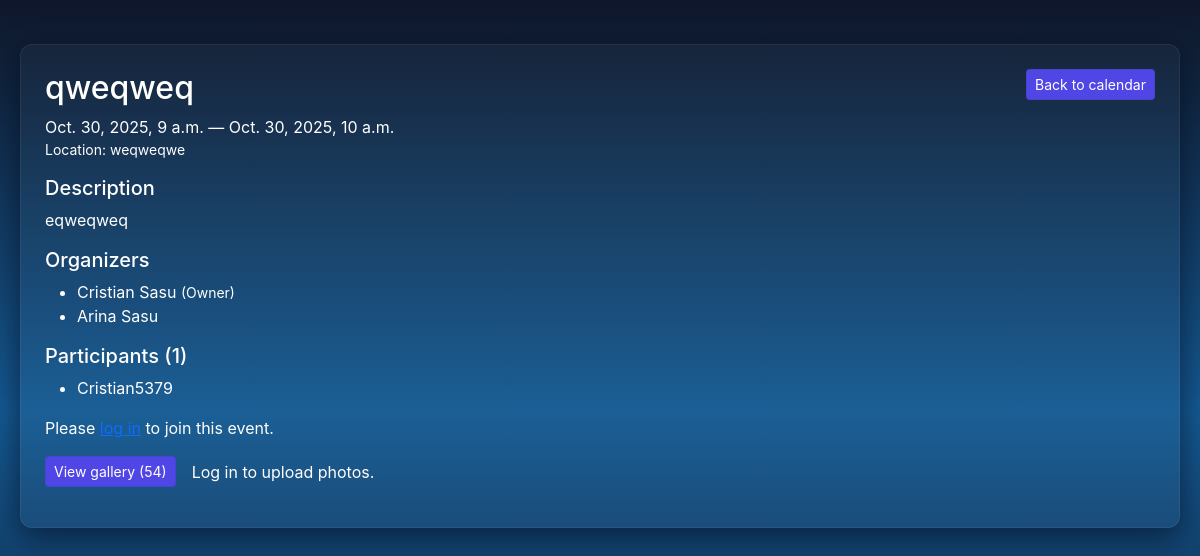
The app's page /events/2/ with its own data.
### events/models.py (models this page shows, shortened)
class Event(models.Model):
    owner = models.ForeignKey(
        settings.AUTH_USER_MODEL,
        null=True,
        blank=True,
        on_delete=models.CASCADE,
        related_name='events'
    )
    title = models.CharField(max_length=200)
    description = models.TextField(blank=True)
    location = models.CharField(max_length=200, blank=True)
    start_time = models.DateTimeField()
    end_time = models.DateTimeField()
    created_at = models.DateTimeField(auto_now_add=True)  # set once when created
    updated_at = models.DateTimeField(auto_now=True)      # updates on every save
    is_deleted = models.BooleanField(default=False)
    deleted_at = models.DateTimeField(null=True, blank=True)
    deleted_by = models.ForeignKey(
        settings.AUTH_USER_MODEL,
        null=True,
        blank=True,
        on_delete=models.SET_NULL,
        related_name='deleted_events'
    )
    participants = models.ManyToManyField(
        settings.AUTH_USER_MODEL,
        blank=True,
        related_name='participating_events'
    )
    organizers = models.ManyToManyField(
        settings.AUTH_USER_MODEL,
        blank=True,
        related_name='organized_events'
    )
    attendees = models.ManyToManyField(
        settings.AUTH_USER_MODEL,
        blank=True,
        related_name='attended_events'
    )
    country = models.ForeignKey(
        'Country',
        null=True,
        blank=True,
        on_delete=models.SET_NULL,
        related_name='events'
    )
    targeted_communities = models.ManyToManyField(
        'Community',
        blank=True,
        related_name='targeted_events'
    )
    event_type = models.ForeignKey(
        'EventType',
        null=True,
        blank=True,
        on_delete=models.SET_NULL,
        related_name='events'
    )
    RECURRENCE_CHOICES = [
        ('none', 'None'),
        ('daily', 'Daily'),
        ('weekly', 'Weekly'),
        ('monthly', 'Monthly'),
    ]
    recurrence_pattern = models.CharField(max_length=20, choices=RECURRENCE_CHOICES, default='none')
    recurrence_interval = models.PositiveIntegerField(default=1, help_text='Interval for recurrence (e.g., every N days/weeks/months)')
    recurrence_end_date = models.DateField(null=True, blank=True, help_text='Optional end date for the recurrence')

### events/views.py (the view, shortened to what this page needs)
# urls.py: path("events/<int:event_id>/", event_detail, name="event_detail"),
def event_detail(request, event_id):
    ev = get_object_or_404(Event, id=event_id, is_deleted=False)
    images = ev.images.all()
    upload_form = EventImageForm()
    return render(request, 'events/event_detail.html', {'event': ev, 'now': timezone.now(), 'images': images, 'upload_form': upload_form})

### events/templates/events/event_detail.html (shortened to what this page needs)
{% load static %}
<!doctype html>
<html>
  <head>
    <link href="https://cdn.jsdelivr.net/npm/bootstrap@5.3.2/dist/css/bootstrap.min.css" rel="stylesheet">
    <link href="{% static 'events/calendar.css' %}" rel="stylesheet">
  </head>
  <body>
    <div class="page-wrap">
      <div class="calendar-card p-4">
        <div class="d-flex justify-content-between align-items-start mb-3">
          <div>
            <h2>{{ event.title }}</h2>
            <div class="text-white">{{ event.start_time }} — {{ event.end_time }}</div>
            {% if event.location %}<div class="small">Location: {{ event.location }}</div>{% endif %}
          </div>
          <div>
            <a class="btn btn-sm btn-outline-light" href="{% url 'calendar' %}">Back to calendar</a>
          </div>
        </div>
        <div class="mb-3">
          <h5>Description</h5>
          <p>{{ event.description|default:'(no description)' }}</p>
        </div>
        <div class="mb-3">
          <h5>Organizers</h5>
          <ul>
            {% if event.owner %}
              <li>
                {% if event.owner.first_name or event.owner.last_name %}
                  {{ event.owner.first_name }} {{ event.owner.last_name }}
                {% else %}
                  {{ event.owner.username }}
                {% endif %}
                <small class="text-white">(Owner)</small>
              </li>
            {% endif %}
            {% for u in event.organizers.all %}
              {% if event.owner and u.id == event.owner.id %}
              {% else %}
                <li>
                  {% if u.first_name or u.last_name %}
                    {{ u.first_name }} {{ u.last_name }}
                  {% else %}
                    {{ u.username }}
                  {% endif %}
                </li>
              {% endif %}
            {% empty %}
              {% if not event.owner %}
                <li class="text-white">Unknown</li>
              {% endif %}
            {% endfor %}
          </ul>
        </div>
        <div class="mb-3">
          {% if event.attendees.count %}
            <h5>Attended ({{ event.attendees.count }})</h5>
            <ul>
              {% for u in event.attendees.all %}
                <li>{{ u.username }}</li>
              {% empty %}
                <li class="text-white">No one has been marked as attended.</li>
              {% endfor %}
            </ul>
          {% else %}
            <h5>Participants ({{ event.participants.count }})</h5>
            <ul>
              {% for u in event.participants.all %}
                <li>{{ u.username }}</li>
              {% empty %}
                <li class="text-white">No participants yet.</li>
              {% endfor %}
            </ul>
          {% endif %}
        </div>
        <div class="mb-3">
          {% if request.user.is_authenticated %}
            {% if request.user in event.participants.all %}
              <form method="post">
                {% csrf_token %}
                <input type="hidden" name="action" value="leave">
                <button class="btn btn-outline-light" type="submit">Leave</button>
              </form>
            {% else %}
              <form method="post">
                {% csrf_token %}
                <input type="hidden" name="action" value="join">
                <button class="btn btn-primary" type="submit">Join</button>
              </form>
            {% endif %}
          {% else %}
            <p class="text-white">Please <a href="{% url 'login' %}?next={% url 'event_detail' event.id %}">log in</a> to join this event.</p>
          {% endif %}
        </div>
        <div class="mb-3 d-flex align-items-center gap-2">
          {% if request.user.is_authenticated %}
            <a class="btn btn-sm btn-outline-light me-2" href="{% url 'event_gallery' event.id %}#upload">View gallery ({{ images.count }})</a>
          {% else %}
            <a class="btn btn-sm btn-outline-light me-2" href="{% url 'event_gallery' event.id %}">View gallery ({{ images.count }})</a>
          {% endif %}
          {% if request.user.is_authenticated %}
            <form method="post" enctype="multipart/form-data" action="{% url 'upload_event_image' event.id %}" class="d-flex align-items-center upload-form">
              {% csrf_token %}
              <label for="id_image_input" class="btn btn-primary upload-btn">📷 Add photos</label>
              <input id="id_image_input" type="file" name="images" accept="image/*" class="d-none" multiple required>
              <span id="selected_filename" class="text-white small ms-2 upload-filename">No files chosen</span>
              <button class="btn btn-sm btn-primary ms-2 upload-submit" type="submit">Upload</button>
            </form>
            {% comment %} Allow owner or existing organizers to manage organizers via the edit page {% endcomment %}
          {% else %}
            <span class="text-white">Log in to upload photos.</span>
          {% endif %}
        </div>
      </div>
    </div>
  </body>
</html>

### events/static/events/calendar.css (style rules this page uses)
:root { --bg-start: #0f172a; --bg-end: #0f4c81; --card-bg: rgba(255,255,255,0.03); --muted: rgba(255,255,255,0.75); --accent: #4f46e5; --text: #ffffff; --text-btn: #000000; --text-box: #000000; --day-bubble-bg: #250d58; --day-bubble-color: #ffffff; --day-bubble-size: 34px; --day-today-bg: #393bb4; --day-today-box-shadow: 0 8px 24px rgba(11,94,215,0.24); --bg-middle: #145a93; --weekday-color: #0b5ed7; --fc-list-event-hover-bg-color: rgba(0,0,0,0.04); }
html, body { height: 100%; min-height: 100vh; margin: 0; font-family: 'Inter', system-ui, -apple-system, 'Segoe UI', Roboto, 'Helvetica Neue', Arial; background: linear-gradient(180deg, var(--bg-start) 0%, var(--bg-middle) 50%, var(--bg-end) 100% ) fixed no-repeat; background-size: cover; }
.page-wrap { max-width: 1200px; margin: 24px auto; padding: 20px; }
.calendar-card { color: var(--text); }
#calendar, .page-wrap, .fc .fc-scrollgrid-section-bg, .fc .fc-scrollgrid-bg, .fc .fc-daygrid-day-bg, .fc .fc-timegrid-slot, .fc .fc-bg, .fc .fc-scrollgrid, .fc .fc-daygrid-body, .fc .fc-daygrid-day-frame, .fc .fc-daygrid-day, .fc .fc-scrollgrid-section-liquid, .fc .fc-timegrid .fc-timegrid-col-bg { background-image: none !important; }
.btn-outline-light { color: var(--text-btn) !important; background-color: transparent !important; border-color: rgba(6,59,54,0.12) !important; }
html, body { background: linear-gradient(180deg, var(--bg-start) 0%, var(--bg-middle) 50%, var(--bg-start) 100%) fixed no-repeat !important; background-size: cover !important; }
html::before, body::before { content: ''; position: fixed; inset: 0; pointer-events: none; z-index: 0; background: linear-gradient(180deg, var(--bg-start) 0%, var(--bg-middle) 50%, var(--bg-start) 100%) no-repeat fixed; background-size: cover; -webkit-backface-visibility: hidden; backface-visibility: hidden; }
.page-wrap, .calendar-card { position: relative; z-index: 1; }
.text-white { color: var(--text) !important; }
.btn.btn-sm.btn-outline-light, .btn.btn-outline-light, .btn.btn-primary.btn-lg.mb-2, .btn.btn-secondary.btn-lg { color: var(--text) !important; background-color: var(--accent) !important; }

### records on screen
Event: title "qweqweq", start_time "Oct. 30, 2025, 9 a.m.", end_time "Oct. 30, 2025, 10 a.m.", location "weqweqwe", description "eqweqweq", owner.first_name "Cristian", owner.last_name "Sasu", participants.count "1", count "54"

### other values on screen
{{ u.first_name }} "Arina"
{{ u.last_name }} "Sasu"
{{ u.username }} "Cristian5379"
